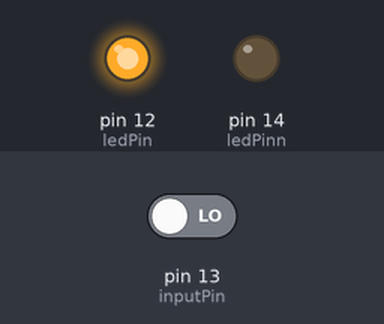
A sketch run on a simulated Arduino Uno, built with avr-gcc and run on an emulated ATmega328P. Parts: output pins drawn as LEDs (lit = HIGH). The test bench sets the inputs (shaded band); at power-on: pin 13 (inputPin) LOW.

Above: at 1.2 s.
1.3 s: pin 13 (inputPin) driven HIGH
At 2.5 s:
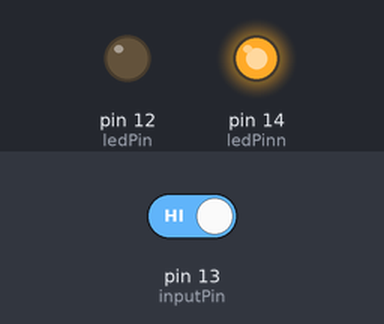
2.8 s: pin 13 (inputPin) driven LOW
At 3.7 s:
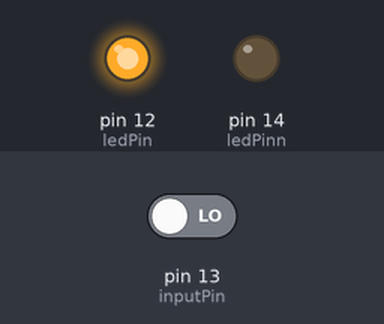
Timing chart, 0 to 5.8 s (numbered marks = the images above; inputs shaded):
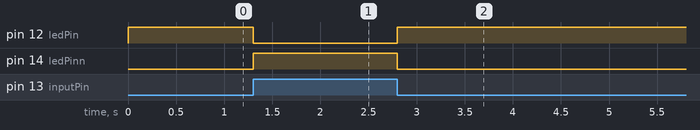

The sketch:

LED.ino
```cpp
int ledPin = 12; // choose pin for the LED
int ledPinn = 14;
int inputPin = 13; // choose input pin (for Infrared sensor)
int val = 0; // variable for reading the pin status

void setup()
{
   pinMode(ledPin, OUTPUT); // declare LED as output
   pinMode(ledPinn, OUTPUT);
   pinMode(inputPin, INPUT); // declare Infrared sensor as input
}

void loop()
{
   val = digitalRead(inputPin); // read input value
   if (val == HIGH)
   { // check if the input is HIGH
      digitalWrite(ledPin, LOW); // turn LED OFF
      digitalWrite(ledPinn, HIGH);
   }
   else
   {
      digitalWrite(ledPin, HIGH); // turn LED ON
      digitalWrite(ledPinn, LOW);
   }
}
```

Measured:
- after the input at 1.3 s, pin 12 (ledPin): HIGH → LOW at once; pin 14 (ledPinn): LOW → HIGH at once
- after the input at 2.8 s, pin 12 (ledPin): LOW → HIGH at once; pin 14 (ledPinn): HIGH → LOW at once
